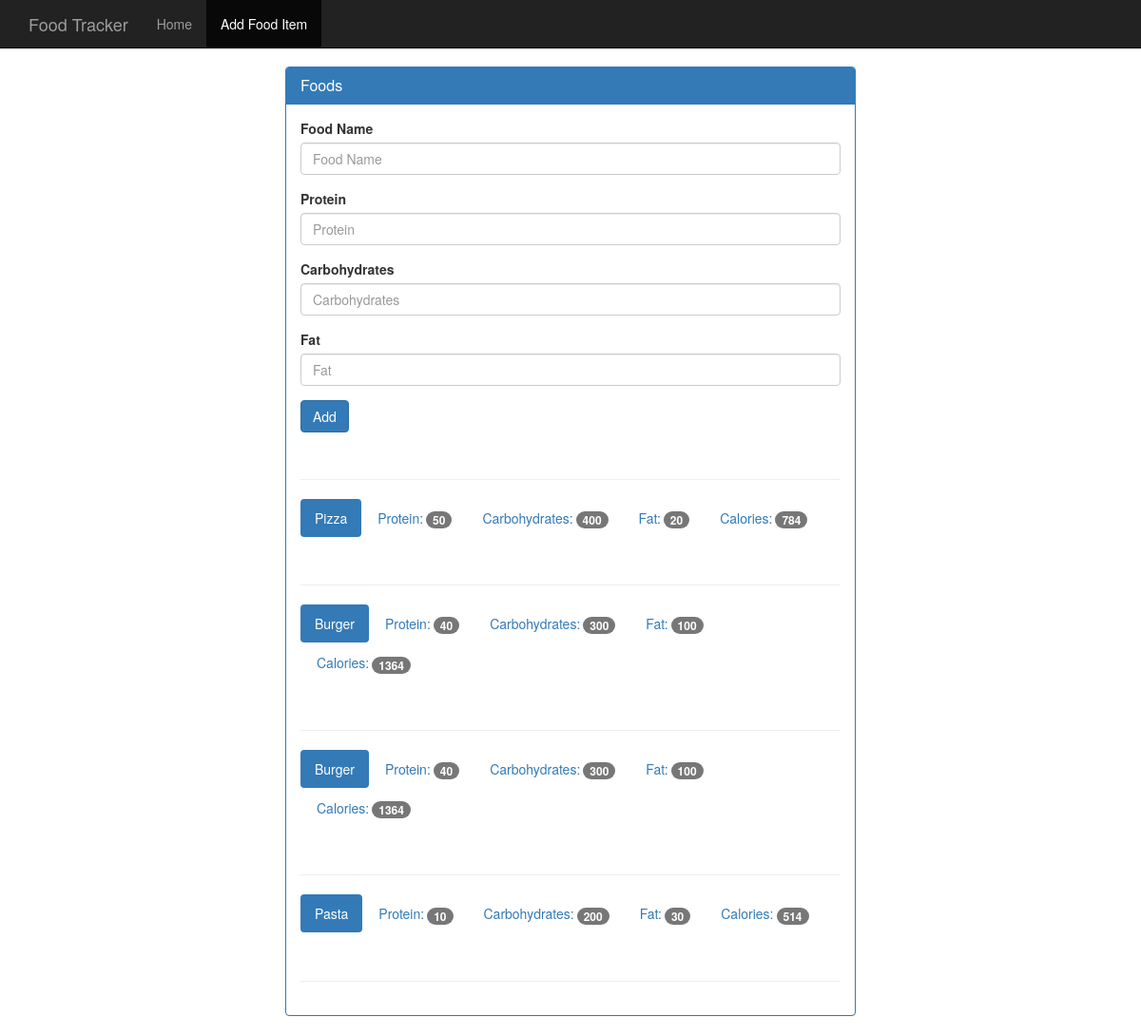
The app's page /food with its own data.
### tables this page shows
CREATE TABLE food (
    id integer primary key autoincrement,
    food_name text not null,
    protein integer not null,
    carbohydrates integer not null,
    fat integer not null,
    calories integer not null
);

### app.py (the view, shortened to what this page needs)
@app.route('/food', methods=['GET', 'POST'])
def food():
    db = get_db()#initialise the database
    cursor = db.execute('select food_name, protein, carbohydrates, fat, calories from food')
    results = cursor.fetchall()
    return render_template('add_food.html', results=results)

### database.py (called while the page is built)
def connect_db(): #connects to the database
    sql = sqlite3.connect('/Users/Dmitry/Desktop/food_tracker_app/food_log.db')
    sql.row_factory = sqlite3.Row #to get dictionaries instead of tuples when you access the rows
    return sql

def get_db():
    if not hasattr(g, 'sqlite3_db'):#checks if global object 'sqlite3_db' is in the database
        g.sqlite_db = connect_db()
    return g.sqlite_db

### templates/add_food.html
{% extends "base.html" %}
{% block body %}
    <nav class="navbar navbar-inverse navbar-fixed-top">
      <div class="container">
        <div class="navbar-header">
          <a class="navbar-brand" href="{{ url_for('index') }}">Food Tracker</a>
        </div>
        <div id="navbar" class="navbar-collapse collapse">
          <ul class="nav navbar-nav">
            <li><a href="{{ url_for('index') }}">Home</a></li>
            <li class="active"><a href="{{ url_for('food') }}">Add Food Item</a></li>
          </ul>
        </div>
      </div>
    </nav>
    <div class="container theme-showcase col-sm-6 col-sm-offset-3" role="main">
      <div class="row">
        <div>
          <div class="panel panel-primary">
            <div class="panel-heading">
              <h3 class="panel-title">Foods</h3>
            </div>
            <div class="panel-body">
              <form method="POST" action="/food">
                <div class="form-group">
                  <label for="food-name">Food Name</label>
                  <input type="text" class="form-control" id="food-name" name='food_name' placeholder="Food Name">
                </div>
                <div class="form-group">
                  <label for="protein">Protein</label>
                  <input type="number" class="form-control" id="protein" name='protein' placeholder="Protein">
                </div>
                <div class="form-group">
                  <label for="carbohydrates">Carbohydrates</label>
                  <input type="number" class="form-control" id="carbohydrates" name='carbohydrates'placeholder="Carbohydrates">
                </div>
                <div class="form-group">
                  <label for="fat">Fat</label>
                  <input type="number" class="form-control" id="fat" name='fat'placeholder="Fat">
                </div>
                <button type="submit" class="btn btn-primary">Add</button>
              </form>
              <div class="page-header"></div>
              {% for food in results %}
              <ul class="nav nav-pills" role="tablist">
                <li class="active"><a>{{ food.food_name }}</a></li>
                <li><a>Protein:<span class="badge">{{ food.protein}}</span></a></li>
                <li><a>Carbohydrates:<span class="badge">{{ food.carbohydrates}}</span></a></li>
                <li><a>Fat:<span class="badge">{{ food.fat}}</span></a></li>
                <li><a>Calories:<span class="badge">{{ food.calories}}</span></a></li>
              </ul>
              <div class="page-header"></div>
              {% endfor %}
            </div>
          </div>
        </div>
      </div>
    </div>
{% endblock %}

### static/theme.css (style rules this page uses)
body { padding-top: 70px; padding-bottom: 30px; }

### records on screen
food: food_name "Pizza", protein "50", carbohydrates "400", fat "20", calories "784"
food: food_name "Burger", protein "40", carbohydrates "300", fat "100", calories "1364"
food: food_name "Burger", protein "40", carbohydrates "300", fat "100", calories "1364"
food: food_name "Pasta", protein "10", carbohydrates "200", fat "30", calories "514"
